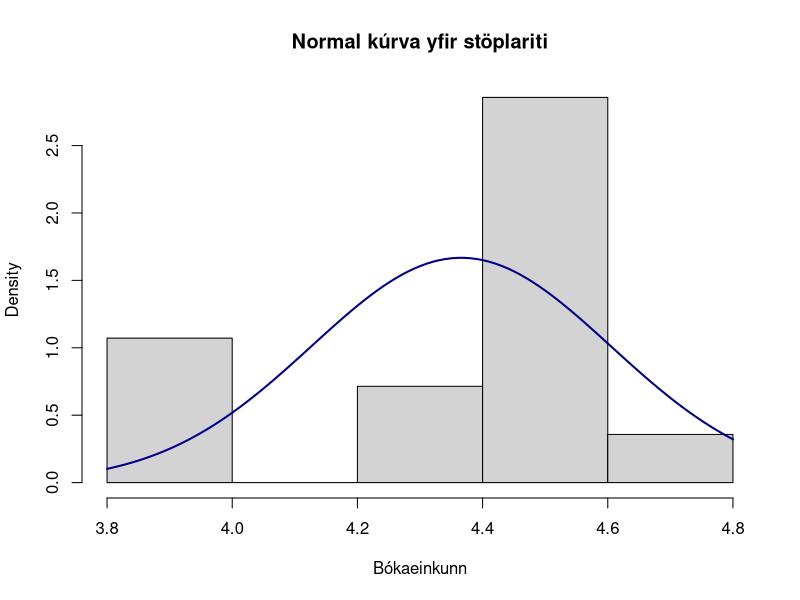

Write the R code that produced this figure. (Note: this script raises an error after producing the figure.)
## ---- chunk 1

library(foreign)
library(psych)
library(xtable)
library(kableExtra)
library(tidyverse)

tafla = data.frame(Gildi = c(10, 20, 25, 50, 70, 74), 'Raðgildi'=c(6,5,4,3,2,1))

rownames(tafla) = c()

#kable(tafla, "html") %>%
#  kable_styling(full_width = F)

tabbl1 = knitr::kable(tafla
             , digits = 0
             , caption = "Raungildi og samsvarandi raðgildi."
             , )

kable_styling(tabbl1, "striped", position = "left", full_width = F)

## ---- chunk 2

hof = data.frame(Rowling=c(4.47,4.42,4.55,4.56,4.49,4.57,4.62)
           ,Tolkien=c(4.27,4.36,4.44,4.5,3.92,3.97,3.98))

long = data.frame(eink=(rbind(cbind(hof$Rowling),cbind(hof$Tolkien))))
long$hof = NULL
long$hof[as.numeric(row.names(long))<8] = "Rowling"
long$hof[as.numeric(row.names(long))>7] = "Tolkien"

long = long[order(long$eink),]
long$rod = 1:14

rownames(long) = c()

tabbl2 = knitr::kable(long[c(1,2,3)]
             , col.names = c("Einkunn","Höfundur","Raðgildi")
             , digits = 2
             , caption = "Raungildi og samsvarandi raðgildi fyrir einkunnir af Goodreads.")

kable_styling(tabbl2, "striped", position = "left", full_width = F)


## ---- chunk 3

hist(long$eink, prob=TRUE, 
     xlab="Bókaeinkunn", 
     main="Normal kúrva yfir stöplariti")
curve(dnorm(x, mean=mean(long$eink), sd=sd(long$eink)), 
      col="darkblue", lwd=2, add=TRUE, yaxt="n")

## ---- chunk 4

wilcox.test(eink~hof, exact = F, paired=F, alternative = "g", data=long)

## ---- chunk 5

long = long[order(long$eink, decreasing = TRUE),]

long$r_u = c(7,7,7,7,7,NA,6,NA,NA,4,NA,NA,NA,NA)
long$t_u = c(NA,NA,NA,NA,NA,3,NA,1,1,NA,0,0,0,0)

tabbl2 = knitr::kable(long[c(1,2,3,4,5)]
             , col.names = c("Einkunn","Höfundur","Raðgildi","U-gildi Rowling","U-gildi Tolkien")
             , digits = 2
             , caption = "Raungildi og samsvarandi raðgildi fyrir einkunnir af Goodreads.")

kable_styling(tabbl2, "striped", position = "left", full_width = F)
